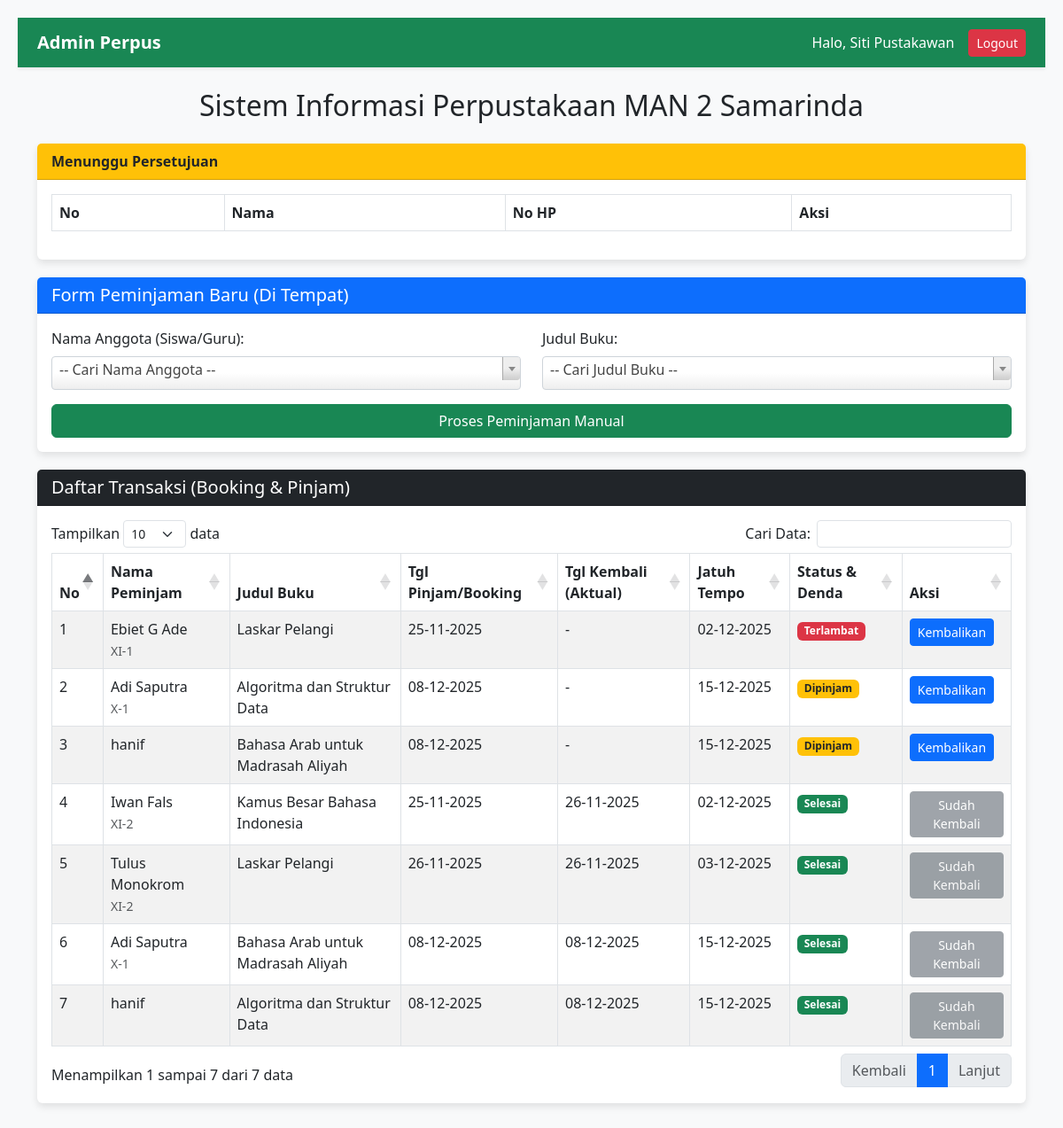
The page /dashboard_petugas.php (signed in) on the database its author committed.
### tables this page shows
CREATE TABLE `peminjaman` (
  `id_peminjaman` int(11) NOT NULL,
  `id_anggota` int(11) DEFAULT NULL,
  `id_buku` int(11) DEFAULT NULL,
  `id_petugas` int(11) DEFAULT NULL,
  `tanggal_pinjam` date NOT NULL,
  `tanggal_wajib_kembali` date NOT NULL,
  `tanggal_pengembalian` date DEFAULT NULL,
  `status` enum('Booking','Dipinjam','Selesai','Batal') DEFAULT 'Booking',
  `denda` decimal(10,2) DEFAULT 0.00
);

CREATE TABLE `anggota` (
  `id_anggota` int(11) NOT NULL,
  `nama_lengkap` varchar(100) NOT NULL,
  `tipe_anggota` enum('Siswa','Guru','Staf') NOT NULL,
  `kelas` varchar(20) DEFAULT NULL,
  `no_telepon` varchar(15) DEFAULT NULL,
  `password` varchar(255) NOT NULL DEFAULT '12345',
  `status_akun` enum('Aktif','Pending') DEFAULT 'Pending'
);

CREATE TABLE `buku` (
  `id_buku` int(11) NOT NULL,
  `judul_buku` varchar(200) NOT NULL,
  `penulis` varchar(100) DEFAULT NULL,
  `penerbit` varchar(100) DEFAULT NULL,
  `jumlah_total` int(11) NOT NULL,
  `jumlah_tersedia` int(11) NOT NULL,
  `id_kategori` int(11) DEFAULT NULL,
  `id_rak` int(11) DEFAULT NULL
);

### dashboard_petugas.php (the view, shortened to what this page needs)
<?php
include 'koneksi.php';
?>
<!DOCTYPE html>
<html lang="id">
<head>
    <link href="https://cdn.jsdelivr.net/npm/bootstrap@5.3.0/dist/css/bootstrap.min.css" rel="stylesheet">
    <link href="https://cdn.jsdelivr.net/npm/select2@4.1.0-rc.0/dist/css/select2.min.css" rel="stylesheet" />
    <link href="https://cdn.datatables.net/1.13.4/css/dataTables.bootstrap5.min.css" rel="stylesheet" />
    <link rel="stylesheet" href="style.css">
</head>
<body>
<nav class="navbar navbar-expand-lg navbar-dark bg-success mb-4 shadow-sm">
    <div class="container">
        <a class="navbar-brand fw-bold" href="#">Admin Perpus</a>
        <div class="d-flex align-items-center">
            <span class="text-white me-3">
                Halo, <?= $_SESSION['nama'] ?? 'Petugas' ?>
            </span>
            <a href="logout.php" class="btn btn-danger btn-sm" onclick="return confirm('Yakin ingin logout?')">Logout</a>
        </div>
    </div>
</nav>
<div class="container">
    <h2 class="text-center mb-4">Sistem Informasi Perpustakaan MAN 2 Samarinda</h2>
    <div class="card mt-4">
    <div class="card-header bg-warning">
        <strong>Menunggu Persetujuan</strong>
    </div>
    <div class="card-body">
        <table class="table table-bordered">
            <tr>
                <th>No</th>
                <th>Nama</th>
                <th>No HP</th>
                <th>Aksi</th>
            </tr>
        </table>
    </div>
</div>
    <div class="card">
        <div class="card-header bg-primary text-white">
            <h5 class="mb-0">Form Peminjaman Baru (Di Tempat)</h5>
        </div>
        <div class="card-body">
            <form method="POST" action="">
                <div class="row">
                    <div class="col-md-6 mb-3">
                        <label class="form-label">Nama Anggota (Siswa/Guru):</label>
                    </div>
                    <div class="col-md-6 mb-3">
                        <label class="form-label">Judul Buku:</label>
                    </div>
                </div>
                <button type="submit" name="pinjam" class="btn btn-success w-100">Proses Peminjaman Manual</button>
            </form>
        </div>
    </div>
    <div class="card">
        <div class="card-header bg-dark text-white">
            <h5 class="mb-0">Daftar Transaksi (Booking & Pinjam)</h5>
        </div>
        <div class="card-body">
            <div class="table-responsive">
                <table id="tabelPeminjaman" class="table table-striped table-hover table-bordered">
                    <thead>
                        <tr>
                            <th>No</th>
                            <th>Nama Peminjam</th>
                            <th>Judul Buku</th>
                            <th>Tgl Pinjam/Booking</th>
                            <th>Tgl Kembali (Aktual)</th>
                            <th>Jatuh Tempo</th>
                            <th>Status & Denda</th>
                            <th>Aksi</th>
                        </tr>
                    </thead>
                    <tbody>
                        <?php
                        $query = "SELECT p.*, a.nama_lengkap, a.kelas, a.tipe_anggota, b.judul_buku
                                  FROM peminjaman p
                                  JOIN anggota a ON p.id_anggota = a.id_anggota
                                  JOIN buku b ON p.id_buku = b.id_buku
                                  ORDER BY p.status ASC, p.tanggal_wajib_kembali ASC";
                        $result = mysqli_query($conn, $query);
                        $no = 1;
                        while ($row = mysqli_fetch_assoc($result)) {
                            $today = date('Y-m-d');
                            $status_label = '';
                            $tombol_aksi = '';
                            $info_denda = '';
                            $tgl_kembali_show = '-';
                            if($row['tanggal_pengembalian']) {
                                $tgl_kembali_show = date('d-m-Y', strtotime($row['tanggal_pengembalian']));
                            }
                            if ($row['status'] == 'Booking') {
                                $status_label = "<span class='badge bg-info text-dark'>Booking (Menunggu)</span>";
                                $tombol_aksi = "<a href='dashboard_petugas.php?aksi=ambil&id=".$row['id_peminjaman']."'
                                                class='btn btn-success btn-sm'
                                                onclick='return confirm(\"Konfirmasi: Siswa sudah mengambil buku?\")'>
                                                Konfirmasi Ambil</a>";
                            } elseif ($row['status'] == 'Dipinjam') {
                                if ($today > $row['tanggal_wajib_kembali']) {
                                    $status_label = "<span class='badge bg-danger'>Terlambat</span>";
                                } else {
                                    $status_label = "<span class='badge bg-warning text-dark'>Dipinjam</span>";
                                }
                                $tombol_aksi = "<a href='dashboard_petugas.php?aksi=kembali&id=".$row['id_peminjaman']."&id_buku=".$row['id_buku']."&tgl_wajib=".$row['tanggal_wajib_kembali']."'
                                                class='btn btn-primary btn-sm'
                                                onclick='return confirm(\"Proses pengembalian buku ini?\")'>
                                                Kembalikan</a>";
                            } else {
                                $status_label = "<span class='badge bg-success'>Selesai</span>";
                                $tombol_aksi = "<button class='btn btn-secondary btn-sm' disabled>Sudah Kembali</button>";
                            }
                            echo "<tr>";
                            echo "<td>" . $no++ . "</td>";
                            echo "<td>" . $row['nama_lengkap'] . "<br><small class='text-muted'>".$row['kelas']."</small></td>";
                            echo "<td>" . $row['judul_buku'] . "</td>";
                            echo "<td>" . date('d-m-Y', strtotime($row['tanggal_pinjam'])) . "</td>";
                            echo "<td>" . $tgl_kembali_show . "</td>";
                            echo "<td>" . date('d-m-Y', strtotime($row['tanggal_wajib_kembali'])) . "</td>";
                            echo "<td>" . $status_label . $info_denda . "</td>";
                            echo "<td>" . $tombol_aksi . "</td>";
                            echo "</tr>";
                        }
                        ?>
                    </tbody>
                </table>
            </div>
        </div>
    </div>
</div>
</body>
</html>

### style.css (style rules this page uses)
body { background-color: #f8f9fa; padding: 20px; }
.card { box-shadow: 0 4px 8px rgba(0,0,0,0.1); border: none; margin-bottom: 20px; }

### rows shown on the page
peminjaman: id_anggota.nama_lengkap "Ebiet G Ade", id_anggota.kelas "XI-1", id_buku.judul_buku "Laskar Pelangi", tanggal_pinjam "25-11-2025", tgl_kembali_show "-", tanggal_wajib_kembali "02-12-2025", shows "Terlambat"
peminjaman: id_anggota.nama_lengkap "Adi Saputra", id_anggota.kelas "X-1", id_buku.judul_buku "Algoritma dan Struktur Data", tanggal_pinjam "08-12-2025", tgl_kembali_show "-", tanggal_wajib_kembali "15-12-2025", shows "Dipinjam"
peminjaman: id_anggota.nama_lengkap "hanif", id_buku.judul_buku "Bahasa Arab untuk Madrasah Aliyah", tanggal_pinjam "08-12-2025", tgl_kembali_show "-", tanggal_wajib_kembali "15-12-2025", shows "Dipinjam"
peminjaman: id_anggota.nama_lengkap "Iwan Fals", id_anggota.kelas "XI-2", id_buku.judul_buku "Kamus Besar Bahasa Indonesia", tanggal_pinjam "25-11-2025", tanggal_pengembalian "26-11-2025", tanggal_wajib_kembali "02-12-2025", status "Selesai"
peminjaman: id_anggota.nama_lengkap "Tulus Monokrom", id_anggota.kelas "XI-2", id_buku.judul_buku "Laskar Pelangi", tanggal_pinjam "26-11-2025", tanggal_pengembalian "26-11-2025", tanggal_wajib_kembali "03-12-2025", status "Selesai"
peminjaman: id_anggota.nama_lengkap "Adi Saputra", id_anggota.kelas "X-1", id_buku.judul_buku "Bahasa Arab untuk Madrasah Aliyah", tanggal_pinjam "08-12-2025", tanggal_pengembalian "08-12-2025", tanggal_wajib_kembali "15-12-2025", status "Selesai"
peminjaman: id_anggota.nama_lengkap "hanif", id_buku.judul_buku "Algoritma dan Struktur Data", tanggal_pinjam "08-12-2025", tanggal_pengembalian "08-12-2025", tanggal_wajib_kembali "15-12-2025", status "Selesai"

### other values the page prints
$_SESSION['nama'] "Siti Pustakawan"
